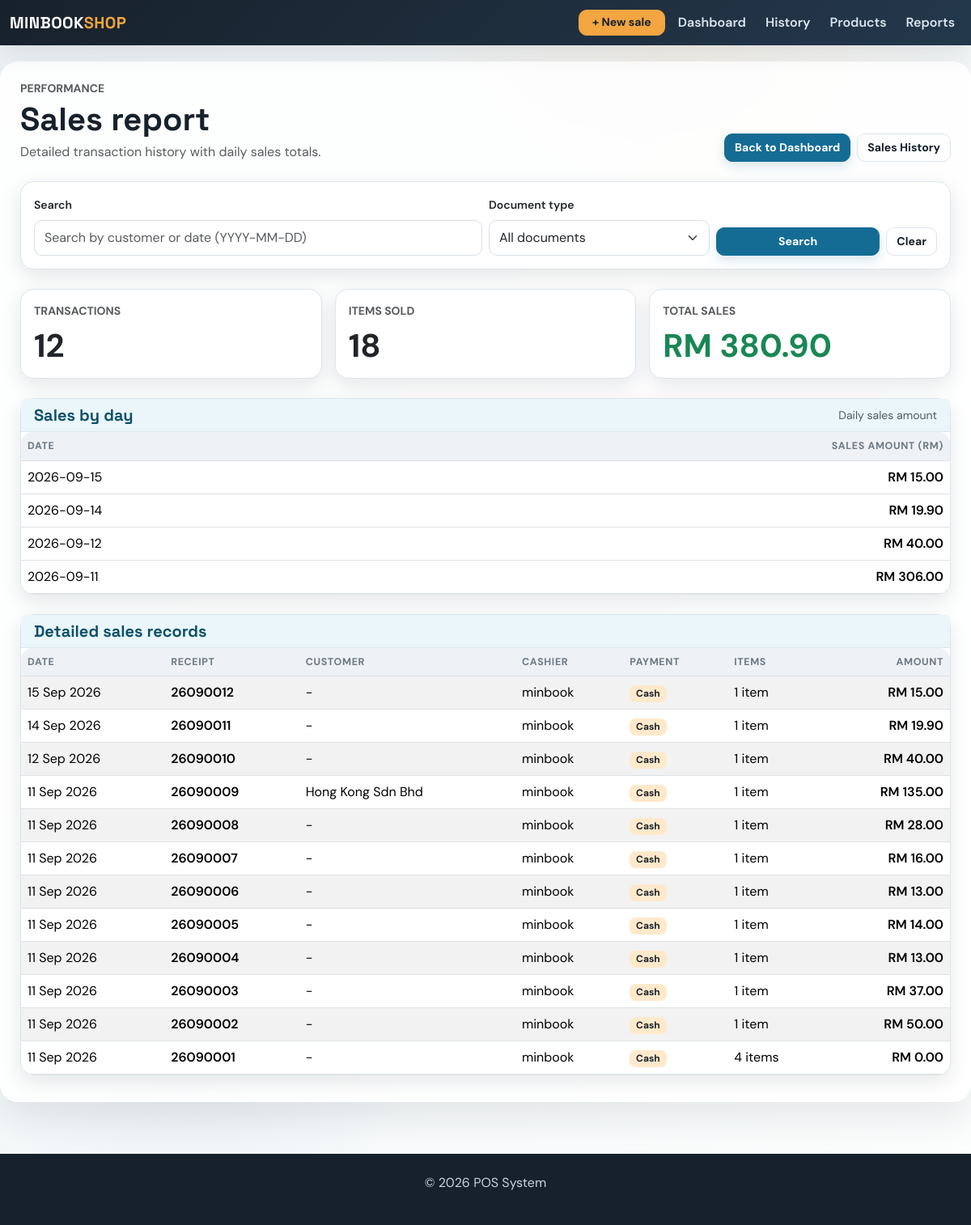
The app's page /sales/records, older data.
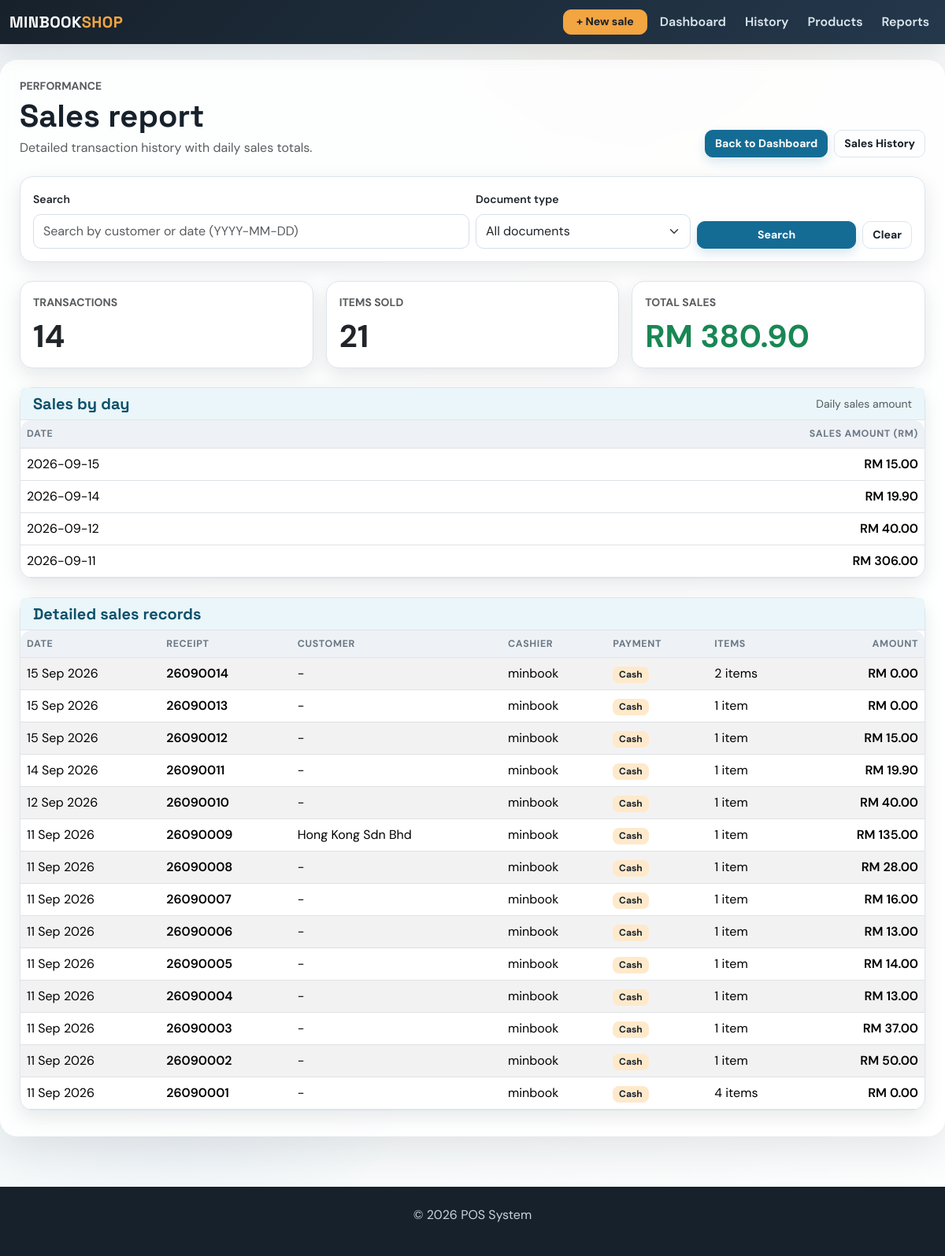
The same page, newer data.
### app/models.py (models this page shows, shortened)
class Sale(db.Model):
    id = db.Column(db.Integer, primary_key=True)
    amount = db.Column(db.Float, nullable=False)
    date = db.Column(db.Date, default=datetime.utcnow)
    user_id = db.Column(db.Integer, db.ForeignKey('user.id'), nullable=False)  # ForeignKey to User
    user = db.relationship('User', backref=db.backref('sales', lazy=True))  # Relationship with User
    product_id = db.Column(db.Integer, db.ForeignKey('product.id'), nullable=True)  # Legacy first product
    product = db.relationship('Product', backref=db.backref('sales', lazy=True))  # Relationship with Product
    quantity = db.Column(db.Integer, nullable=True)  # Legacy total quantity
    payment_method = db.Column(db.String(20), nullable=False, default='Cash')
    customer_name = db.Column(db.String(120), nullable=True)
    document_type = db.Column(db.String(20), nullable=False, default='receipt')
    discount = db.Column(db.Float, nullable=False, default=0.00)
    deposit = db.Column(db.Float, nullable=False, default=0.00)
    items = db.relationship('SaleItem', back_populates='sale', cascade='all, delete-orphan')

class User(db.Model):
    id = db.Column(db.Integer, primary_key=True)
    username = db.Column(db.String(100), unique=True, nullable=False)
    email = db.Column(db.String(120), unique=True, nullable=False)
    password = db.Column(db.String(200), nullable=False)
    role = db.Column(db.String(50), default='cashier')  # can be admin, manager, cashier

### app/routes.py (the view)
@main.route('/sales/records')
def sales_records():
    search_term = (request.args.get('search', '') or '').strip()
    selected_document_type = (request.args.get('document_type', '') or '').lower().strip()
    if selected_document_type not in {'receipt', 'invoice', ''}:
        selected_document_type = ''
    sales_query = Sale.query.order_by(Sale.date.desc(), Sale.id.desc())
    if selected_document_type:
        sales_query = sales_query.filter(Sale.document_type == selected_document_type)
    if search_term:
        try:
            parsed_date = datetime.strptime(search_term, '%Y-%m-%d').date()
            sales_query = sales_query.filter(Sale.date == parsed_date)
        except ValueError:
            sales_query = sales_query.filter(Sale.customer_name.ilike(f'%{search_term}%'))
    sales = sales_query.all()
    total_amount = round(sum(sale.amount for sale in sales), 2)
    total_items = sum(sum(item.quantity for item in sale.items) for sale in sales)
    daily_totals = {}
    for sale in sales:
        daily_key = sale.date.isoformat()
        daily_totals[daily_key] = round(daily_totals.get(daily_key, 0) + sale.amount, 2)
    daily_sales = [
        {'date': day, 'amount': round(amount, 2)}
        for day, amount in sorted(daily_totals.items(), key=lambda item: item[0], reverse=True)
    ]
    return render_template(
        'sales_records.html',
        sales=sales,
        search_term=search_term,
        total_sales=total_amount,
        total_transactions=len(sales),
        total_items=total_items,
        daily_sales=daily_sales,
        selected_document_type=selected_document_type,
    )

### app/routes.py (called while the page is built)
@main.app_context_processor
def inject_now():
    return {'current_year': datetime.now().year}

### app/templates/sales_records.html (shortened to what this page needs)
{% extends 'base.html' %}
{% block content %}
<div class="d-flex flex-wrap justify-content-between align-items-end gap-3 mb-4">
    <div>
        <p class="text-uppercase text-muted small fw-bold mb-1">Performance</p>
        <h1 class="mb-1">Sales report</h1>
        <p class="text-muted mb-0">Detailed transaction history with daily sales totals.</p>
    </div>
    <div class="d-flex gap-2">
        <a href="{{ url_for('main.dashboard') }}" class="btn btn-primary">Back to Dashboard</a>
        <a href="{{ url_for('main.sales') }}" class="btn btn-outline-secondary">Sales History</a>
    </div>
</div>
<div class="card mb-4">
    <div class="card-body">
        <form method="get" action="{{ url_for('main.sales_records') }}" class="row g-2 align-items-end">
            <div class="col-md-6">
                <label class="form-label small fw-semibold">Search</label>
                <input type="text" name="search" class="form-control" placeholder="Search by customer or date (YYYY-MM-DD)" value="{{ search_term }}">
            </div>
            <div class="col-md-3">
                <label class="form-label small fw-semibold">Document type</label>
                <select name="document_type" class="form-select">
                    <option value="">All documents</option>
                </select>
            </div>
            <div class="col-md-3 d-flex gap-2">
                <button class="btn btn-primary flex-grow-1" type="submit">Search</button>
                <a href="{{ url_for('main.sales_records') }}" class="btn btn-outline-secondary">Clear</a>
            </div>
        </form>
    </div>
</div>
<div class="row g-3 mb-4">
    <div class="col-md-4">
        <div class="card h-100">
            <div class="card-body">
                <div class="text-uppercase text-muted small fw-bold">Transactions</div>
                <div class="display-6 fw-bold mt-2">{{ total_transactions }}</div>
            </div>
        </div>
    </div>
    <div class="col-md-4">
        <div class="card h-100">
            <div class="card-body">
                <div class="text-uppercase text-muted small fw-bold">Items Sold</div>
                <div class="display-6 fw-bold mt-2">{{ total_items }}</div>
            </div>
        </div>
    </div>
    <div class="col-md-4">
        <div class="card h-100">
            <div class="card-body">
                <div class="text-uppercase text-muted small fw-bold">Total Sales</div>
                <div class="display-6 fw-bold mt-2 text-success">RM {{ '{:,.2f}'.format(total_sales) }}</div>
            </div>
        </div>
    </div>
</div>
<div class="card mb-4">
    <div class="card-header d-flex justify-content-between align-items-center">
        <h5 class="mb-0">Sales by day</h5>
        <span class="small text-muted">Daily sales amount</span>
    </div>
    <div class="table-responsive">
        <table class="table mb-0">
            <thead>
                <tr>
                    <th>Date</th>
                    <th class="text-end">Sales Amount (RM)</th>
                </tr>
            </thead>
            <tbody>
                {% for day in daily_sales %}
                <tr>
                    <td>{{ day.date }}</td>
                    <td class="text-end fw-semibold">RM {{ '{:,.2f}'.format(day.amount) }}</td>
                </tr>
                {% else %}
                <tr>
                    <td colspan="2" class="text-center text-muted py-4">No daily sales found.</td>
                </tr>
                {% endfor %}
            </tbody>
        </table>
    </div>
</div>
<div class="card">
    <div class="card-header">
        <h5 class="mb-0">Detailed sales records</h5>
    </div>
    <div class="table-responsive">
        <table class="table table-striped mb-0 align-middle">
            <thead>
                <tr>
                    <th>Date</th>
                    <th>{{ 'Invoice' if selected_document_type == 'invoice' else 'Receipt' }}</th>
                    <th>Customer</th>
                    <th>Cashier</th>
                    <th>Payment</th>
                    <th>Items</th>
                    <th class="text-end">Amount</th>
                </tr>
            </thead>
            <tbody>
                {% for sale in sales %}
                <tr>
                    <td>{{ sale.date.strftime('%d %b %Y') }}</td>
                    <td class="fw-semibold">{% if sale.document_type == 'invoice' %}{{ sale.date.strftime('%y%m') }}{{ '%04d'|format(sale.id) }}{% else %}{{ sale.date.strftime('%y%m') }}{{ '%04d'|format(sale.id) }}{% endif %}</td>
                    <td>{{ sale.customer_name or '-' }}</td>
                    <td>{{ sale.user.username if sale.user else '-' }}</td>
                    <td><span class="badge text-bg-light">{{ sale.payment_method }}</span></td>
                    <td>{{ sale.items|length }} item{{ 's' if sale.items|length != 1 else '' }}</td>
                    <td class="text-end fw-semibold">RM {{ '{:,.2f}'.format(sale.amount) }}</td>
                </tr>
                {% else %}
                <tr>
                    <td colspan="7" class="text-center text-muted py-4">No records found.</td>
                </tr>
                {% endfor %}
            </tbody>
        </table>
    </div>
</div>
{% endblock %}

### app/templates/base.html (shortened to what this page needs)
<!DOCTYPE html>
<html lang="en">
<head>
    <link href="https://cdn.jsdelivr.net/npm/bootstrap@5.3.3/dist/css/bootstrap.min.css" rel="stylesheet">
</head>
<body>
<nav class="navbar navbar-expand-lg navbar-dark bg-dark fixed-top">
    <div class="container-fluid">
        <a class="navbar-brand" href="{{ url_for('main.dashboard') }}">MINBOOK<span class="text-warning">SHOP</span></a>
        <div class="collapse navbar-collapse" id="navbarNavDropdown">
            <ul class="navbar-nav ms-auto align-items-lg-center gap-lg-2">
                <li class="nav-item"><a class="btn btn-warning btn-sm px-3" href="{{ url_for('main.add_sale') }}">+ New sale</a></li>
                <li class="nav-item"><a class="nav-link" href="{{ url_for('main.dashboard') }}">Dashboard</a></li>
                <li class="nav-item">
                    <a class="nav-link" href="{{ url_for('main.sales') }}">History</a>
                </li>
                <li class="nav-item">
                    <a class="nav-link" href="{{ url_for('main.products') }}">Products</a>
                </li>
                <li class="nav-item"><a class="nav-link" href="{{ url_for('main.revenue') }}">Reports</a></li>
            </ul>
        </div>
    </div>
</nav>
<div class="container page-shell">
    {% block content %}
    {% endblock %}
</div>
<footer class="text-center">
    <div class="container">
        <p>&copy; {{ current_year if current_year else "2025" }} POS System </p>
    </div>
</footer>
</body>
</html>

### app/templates/base.html (style rules this page uses)
:root { --ink: #17212b; --muted: #6c7885; --paper: #eef3f6; --line: #dce5ed; --brand: #146c94; --brand-dark: #0d506b; --brand-soft: #eaf6f9; --accent: #f2a541; --accent-soft: #ffe9cb; --success: #2d936c; --success-soft: #dff8ee; --danger: #b84b45; --shadow: rgba(23,33,43,.10); --table-head: #eef2f6; }
* { box-sizing: border-box; }
body { padding-top: 76px; background: radial-gradient(circle at 70% 0%, rgba(242,165,65,.08), transparent 22%), radial-gradient(circle at 20% 80%, rgba(20,108,148,.08), transparent 20%), linear-gradient(135deg, var(--paper), #fdfefe); color: var(--ink); font-family: 'DM Sans', sans-serif; }
h1, h2, h3, h4, h5, .navbar-brand { font-family: 'Space Grotesk', sans-serif; font-weight: 700; }
.navbar { background: linear-gradient(135deg, #17212b, #24384c) !important; box-shadow: 0 8px 30px var(--shadow); }
.navbar-brand { letter-spacing: .02em; color: #fff !important; }
.navbar-brand .text-warning { color: var(--accent) !important; }
.nav-link { color: #dce7ee !important; font-weight: 600; }
.page-shell { max-width: 1240px; background: rgba(255,255,255,.84); border: 1px solid rgba(255,255,255,.8); border-radius: 22px; padding: 22px 24px 32px; box-shadow: 0 18px 50px var(--shadow); backdrop-filter: blur(10px); }
.card { border: 1px solid var(--line); border-radius: 16px; box-shadow: 0 8px 24px var(--shadow); background-color: #fff; }
.card-header { background: var(--brand-soft); border-bottom: 1px solid var(--line); color: var(--brand-dark); }
.card-header h5 { color: var(--brand-dark); font-family: 'Space Grotesk', sans-serif; font-weight: 700; }
.btn { border-radius: 10px; font-weight: 700; font-size: .88rem; transition: all .2s ease; }
.btn-primary { background: var(--brand); border-color: var(--brand); box-shadow: 0 6px 14px rgba(20,108,148,.16); }
.btn-warning { background: var(--accent); border-color: var(--accent); color: #17212b; }
.btn-outline-secondary { border-color: var(--line); color: var(--ink); }
.form-control, .form-select { border-color: #d7dee6; min-height: 44px; border-radius: 10px; }
.table { --bs-table-bg: transparent; vertical-align: middle; }
.table thead th { color: var(--muted); background: var(--table-head); font-size: .78rem; letter-spacing: .05em; text-transform: uppercase; border-bottom-width: 1px; }
.table tbody tr { transition: background-color .2s ease, transform .2s ease; }
.table-responsive { border-radius: 14px; }
footer { background: #17212b; color: #c9d4dc; padding: 24px 0; margin-top: 64px; }
.badge { border-radius: 8px; font-weight: 700; }
.text-bg-light { background: var(--accent-soft) !important; color: var(--ink) !important; }

Row changes from the older to the newer data that the page shows:
added Sale: date "15 Sep 2026", date "2609", id "0014", customer_name "-", user "minbook", payment_method "Cash", items|length "2", items "s", amount "0.00"
added Sale: date "15 Sep 2026", date "2609", id "0013", customer_name "-", user "minbook", payment_method "Cash", items|length "1", amount "0.00"
Text that changed along with them:
{{ total_transactions }}: "12" → "14"
{{ total_items }}: "18" → "21"
